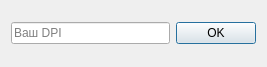
<?xml version="1.0" encoding="UTF-8"?>
<ui version="4.0">
 <class>Dialog</class>
 <widget class="QDialog" name="Dialog">
  <property name="geometry">
   <rect>
    <x>0</x>
    <y>0</y>
    <width>267</width>
    <height>67</height>
   </rect>
  </property>
  <property name="windowTitle">
   <string>Dialog</string>
  </property>
  <layout class="QGridLayout" name="gridLayout">
   <item row="0" column="0">
    <widget class="QLineEdit" name="lineEdit">
     <property name="text">
      <string/>
     </property>
     <property name="placeholderText">
      <string>Ваш DPI</string>
     </property>
    </widget>
   </item>
   <item row="0" column="1">
    <widget class="QPushButton" name="pushButton">
     <property name="text">
      <string>OK</string>
     </property>
    </widget>
   </item>
  </layout>
 </widget>
 <resources/>
 <connections/>
</ui>
